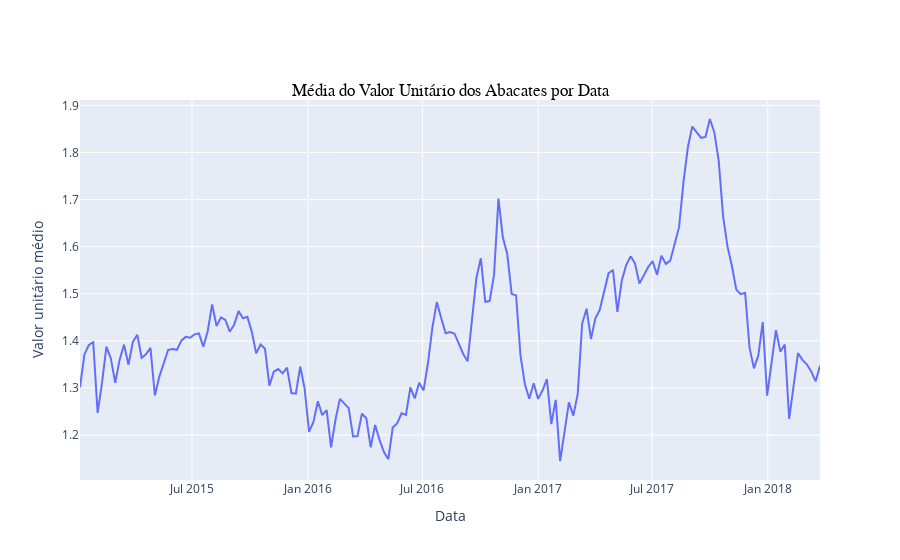

Notebook code for this chart:
### Markdown cell above
Percebe-se um grande aumento na média de preços unitários no ano de 2017. Buscando uma melhor visualização, buscaremos a representação destes valores em base diária em um gráfico. Dada a grande quantidade de dados, o gráfico será construído com a ferramenta plotly:

### Code cell
fig=px.line(x=full_df.groupby(['Date'])['Average_Price'].mean().index, y=full_df.groupby(['Date'])['Average_Price'].mean(), title='Média do Valor Unitário dos Abacates por Data')
fig.update_layout(xaxis_title='Data',
    yaxis_title="Valor unitário médio",
    title={
        'y':0.85,
        'x':0.5,
        'font_family': 'Times New Roman',
        'font_color': 'black'
    })

### Figure 1 — Plotly figure (JSON) as saved in the notebook; plotly's stock layout.template omitted (floating-point values rounded to 4 significant figures; data arrays with more than 128 entries replaced by an {"elided": "..."} marker saying what was removed)
{"data": [{"hovertemplate": "x=%{x}<br>y=%{y}<extra></extra>", "legendgroup": "", "line": {"color": "#636efa", "dash": "solid"}, "marker": {"symbol": "circle"}, "mode": "lines", "name": "", "orientation": "v", "showlegend": false, "type": "scatter", "x": {"elided": "169 str values"}, "xaxis": "x", "y": {"elided": "169 float values"}, "yaxis": "y"}], "layout": {"legend": {"tracegroupgap": 0}, "title": {"font": {"color": "black", "family": "Times New Roman"}, "text": "Média do Valor Unitário dos Abacates por Data", "x": 0.5, "y": 0.85}, "xaxis": {"anchor": "y", "domain": [0, 1], "title": {"text": "Data"}}, "yaxis": {"anchor": "x", "domain": [0, 1], "title": {"text": "Valor unitário médio"}}}}
